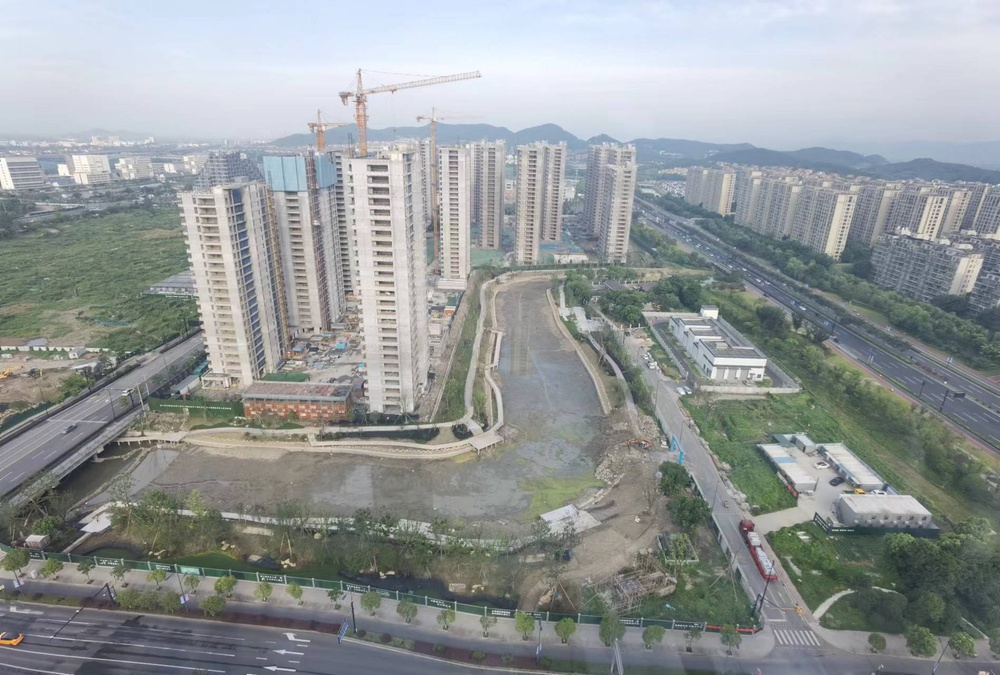
#> input picture raw_images/img1.jpg, 1000 x 675 px, shrunk from 1896 x 1280 before the run
$ python KPdrawer1_SIFT.py
#> lines starting #> are read from the running program, lines starting #| are printed output that depends on the picture; after the words box and inside, x2 and y2 are one past the last pixel; in counts of white or black regions, pixels touching at a corner belong together
#> further down, dst_img is the input picture: shape (675, 1000, 3); mean B, G, R 152.1, 151.5, 146.5
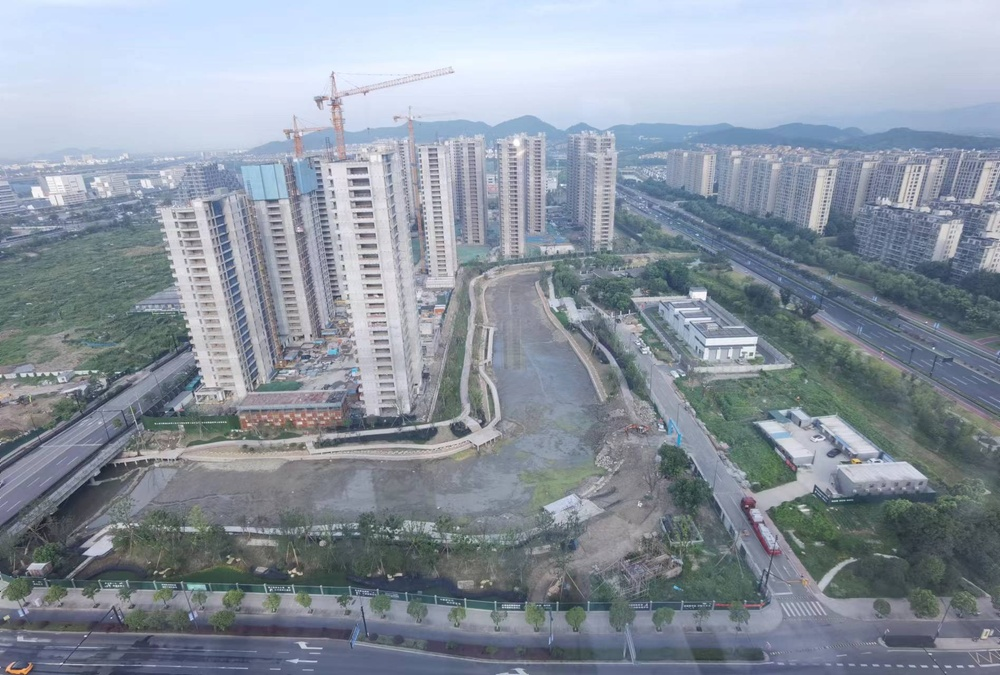
#> input picture raw_images/img2.jpg, 1000 x 675 px, shrunk from 1896 x 1280 before the run
#> further down, src_img is the input picture: shape (675, 1000, 3); mean B, G, R 159.7, 147.8, 138.3
import cv2
import numpy as np


def match_keypoints(src_img, dst_img):
    # 使用SIFT算法进行特征点检测和匹配
    sift = cv2.SIFT_create()
    ini_kp_src, des_src = sift.detectAndCompute(src_img, None)
#> ini_kp_src = 4770 keypoints; strongest (x, y, size): (700, 295, 8.2), (380, 295, 2.7), (330, 170, 1.9), (155, 572, 1.8)
    ini_kp_dst, des_dst = sift.detectAndCompute(dst_img, None)
#> ini_kp_dst = 4819 keypoints; strongest (x, y, size): (285, 566, 1.8), (711, 313, 8), (380, 282, 2.2), (350, 166, 1.9)

    # 使用FLANN匹配器进行特征点匹配
    FLANN_INDEX_KDTREE = 1
    index_params = dict(algorithm=FLANN_INDEX_KDTREE, trees=5)
    search_params = dict(checks=50)
    flann = cv2.FlannBasedMatcher(index_params, search_params)
    rawSrcQrySet = flann.knnMatch(des_src, des_dst, k=2)
#> rawSrcQrySet = 4770 matches

    # 保留匹配度较高的特征点
    good_matches = []
    for m, n in rawSrcQrySet:
        if m.distance < 0.7 * n.distance:
            good_matches.append(m)
#> after the loop, good_matches = 2556 matches

    # 提取匹配点的坐标s
    #src_pts_gd = np.float32([raw_kp1[m.queryIdx].pt for m in good_matches]).reshape(-1, 1, 2)
    #dst_pts_gd = np.float32([raw_kp2[m.trainIdx].pt for m in good_matches]).reshape(-1, 1, 2)

    src_pts_gd = np.float32([ini_kp_src[m.queryIdx].pt for m in good_matches]).reshape(-1, 1, 2)
#> src_pts_gd = 2556 rows, first 8: [4.67, 214.4], [6.55, 412.8], [7.06, 376.1], [7.38, 469.7], [8.17, 530.9], [8.44, 530.7], [8.51, 254.1], [9.06, 232.8]
    dst_pts_gd = np.float32([ini_kp_dst[m.trainIdx].pt for m in good_matches]).reshape(-1, 1, 2)
#> dst_pts_gd = 2556 rows, first 8: [30.08, 189.8], [16.39, 384.7], [20.6, 348.3], [9.31, 443], [11.01, 500.5], [11.01, 500.5], [30.55, 228.8], [33.07, 207.8]

    # src_pts_rw = np.float32([ini_kp_src[m.queryIdx].pt for m in raw_matches]).reshape(-1, 1, 2)
    # dst_pts_rw = np.float32([ini_kp_dst[m.trainIdx].pt for m in raw_matches]).reshape(-1, 1, 2)

    # 使用RANSAC算法找到最优的单应性矩阵
    M, mask_us = cv2.findHomography(src_pts_gd, dst_pts_gd, cv2.RANSAC, 5.0)
#> M = [[0.963, -0.0734, 40.7], [0.0549, 0.972, -19.6], [-2.87e-05, -1.7e-05, 1]]; mask_us = 2556 values, max 1 at index 0, min 0 at index 20, mean 0.973

    good_kp_src = []
    good_kp_dst = []
    for gm in good_matches:
        good_kp_src.append(ini_kp_src[gm.queryIdx])
        good_kp_dst.append(ini_kp_dst[gm.trainIdx])
#> after the loop, good_kp_dst = 2556 keypoints; strongest (x, y, size): (711, 313, 8), (350, 166, 1.9), (392, 573, 2.5), (380, 273, 2.5); good_kp_src = 2556 keypoints; strongest (x, y, size): (700, 295, 8.2), (330, 170, 1.9), (400, 574, 2.4), (95, 371, 2.2)

    raw_kp_src = []
    raw_kp_dst = []
    for m, n in rawSrcQrySet:
        raw_kp_src.append(ini_kp_src[m.queryIdx])
        raw_kp_dst.append(ini_kp_dst[m.trainIdx])  # m的distance更小，忽略n
#> after the loop, raw_kp_dst = 4770 keypoints; strongest (x, y, size): (711, 313, 8), (350, 166, 1.9), (392, 573, 2.5), (381, 292, 2.1); raw_kp_src has the same summary as ini_kp_src

    return M, mask_us, good_kp_src, good_kp_dst, raw_kp_src, raw_kp_dst


def draw_points(img, pts, r, color, p_style):
    for p in pts:
        x = int(p[0]+0.5)
        y = int(p[1]+0.5)
        if 0 == p_style:
            cv2.circle(img, (x, y), r, color, -1)
        elif 1 == p_style:
            cv2.line(img, (x-r, y-r), (x+r, y+r), color)
            cv2.line(img, (x-r, y+r), (x+r, y-r), color)
    return img


def draw_lines(img, pts, map_pts, color):
    n_Ln = min(len(pts), len(map_pts))
    for i in range(n_Ln):
        if i % 50 == 1000:
            continue
        else:
            x = int(pts[i][0] + 0.5)
            y = int(pts[i][1] + 0.5)
            xm = int(map_pts[i][0] + 0.5)
            ym = int(map_pts[i][1] + 0.5)
            # if abs(x - xm) < 100 and abs(y - ym) < 100:
            cv2.line(img, (x, y), (xm, ym), color)
    return img

def draw_pt_raw_gd_us(img, b2gray, pt_rw, pt_gd, pt_us, p_style):
    if 1 == b2gray:
        img = cv2.cvtColor(img, cv2.COLOR_RGB2GRAY)

    if len(img.shape) == 2:
        img_clr = cv2.cvtColor(img, cv2.COLOR_GRAY2RGB)
        for i in range(img_clr.shape[0]):
            for j in range(img_clr.shape[1]):
                for k in range(img_clr.shape[2]):
                    img_clr[i][j][k] = img[i][j]
        img = img_clr

    img = draw_points(img, pt_rw, 2, (255, 0, 0), p_style)  # BGR
    img = draw_points(img, pt_gd, 2, (0, 255, 0), p_style)
    img = draw_points(img, pt_us, 2, (0, 0, 255), p_style)
    return img


def draw_df_raw_gd_us(img, b2gray,
                      pt_rw, pt_gd, pt_us,
                      map_pt_rw, map_pt_gd, map_pt_us):
    if 1 == b2gray:
        img = cv2.cvtColor(img, cv2.COLOR_RGB2GRAY)
    if len(img.shape) == 2:
        img_clr = cv2.cvtColor(img, cv2.COLOR_GRAY2RGB)
        for i in range(img_clr.shape[0]):
            for j in range(img_clr.shape[1]):
                for k in range(img_clr.shape[2]):
                    img_clr[i][j][k] = img[i][j]
        img = img_clr

    # img = draw_lines(img, pt_rw, map_pt_rw, (255, 0, 0))  # BGR
    img = draw_lines(img, pt_gd, map_pt_gd, (0, 255, 0))
    img = draw_lines(img, pt_us, map_pt_us, (0, 0, 255))
    return img


if __name__ == "__main__":
    dst_img = cv2.imread("./raw_images/img1.jpg")
    src_img = cv2.imread("./raw_images/img2.jpg")

    M, mask_us, kp_src_gd, kp_dst_gd, kp_src_rw, kp_dst_rw = match_keypoints(src_img, dst_img)
#> kp_src_gd has the same summary as good_kp_src in match_keypoints; kp_dst_gd has the same summary as good_kp_dst in match_keypoints; kp_src_rw has the same summary as ini_kp_src in match_keypoints; kp_dst_rw has the same summary as raw_kp_dst in match_keypoints
    MI = np.linalg.inv(M)
#> MI = [[1.03, 0.0773, -40.51], [-0.0578, 1.03, 22.45], [2.87e-05, 1.97e-05, 0.999]]

# ----------------------------------------------------------------------------------------------------------

    pt_src_rw = [kp_src_rw[i].pt for i in range(len(kp_src_rw))]
#> pt_src_rw = 4770 pairs, first value 2.5 to 996.4, second value 72.81 to 672
    pt_dst_rw = [kp_dst_rw[i].pt for i in range(len(kp_dst_rw))]
#> pt_dst_rw = 4770 pairs, first value 3.03 to 997, second value 81.29 to 671.6

    pt_src_gd = [kp_src_gd[i].pt for i in range(len(kp_src_gd))]
#> pt_src_gd = 2556 pairs, first value 4.67 to 987.5, second value 84.33 to 665.3
    pt_dst_gd = [kp_dst_gd[i].pt for i in range(len(kp_dst_gd))]
#> pt_dst_gd = 2556 pairs, first value 6.68 to 996.4, second value 81.29 to 663.9

    pt_src_us = [kp_src_gd[i].pt for i, m in enumerate(mask_us) if m == 1]
#> pt_src_us = 2487 pairs, first value 4.67 to 987.5, second value 84.33 to 665.3
    pt_dst_us = [kp_dst_gd[i].pt for i, m in enumerate(mask_us) if m == 1]
#> pt_dst_us = 2487 pairs, first value 6.68 to 996.4, second value 81.29 to 663.9

    img_src_bak = src_img.copy()
    img_dst_bak = dst_img.copy()
    src_img = draw_pt_raw_gd_us(src_img, 1, pt_src_rw, pt_src_gd, pt_src_us, 0)
#> the loop in draw_points, `for p in pts:` made 4770 passes
#> (p, x, y) on passes 1 to 3: ((2.5, 484.7), 3, 485), ((2.5, 484.7), 3, 485), ((2.8, 249.3), 3, 249)
#> after the loop in draw_points, `for p in pts:`: img: shape (675, 1000, 3); mean B, G, R 158.9, 140.2, 140.2
#> call 2 of draw_points, with r = 2, color = (0, 255, 0), p_style = 0
#> the loop in draw_points (call 2), `for p in pts:` made 2556 passes
#> (p, x, y) on passes 1 to 3: ((4.67, 214.4), 5, 214), ((6.55, 412.8), 7, 413), ((7.06, 376.1), 7, 376)
#> after the loop in draw_points (call 2), `for p in pts:`:
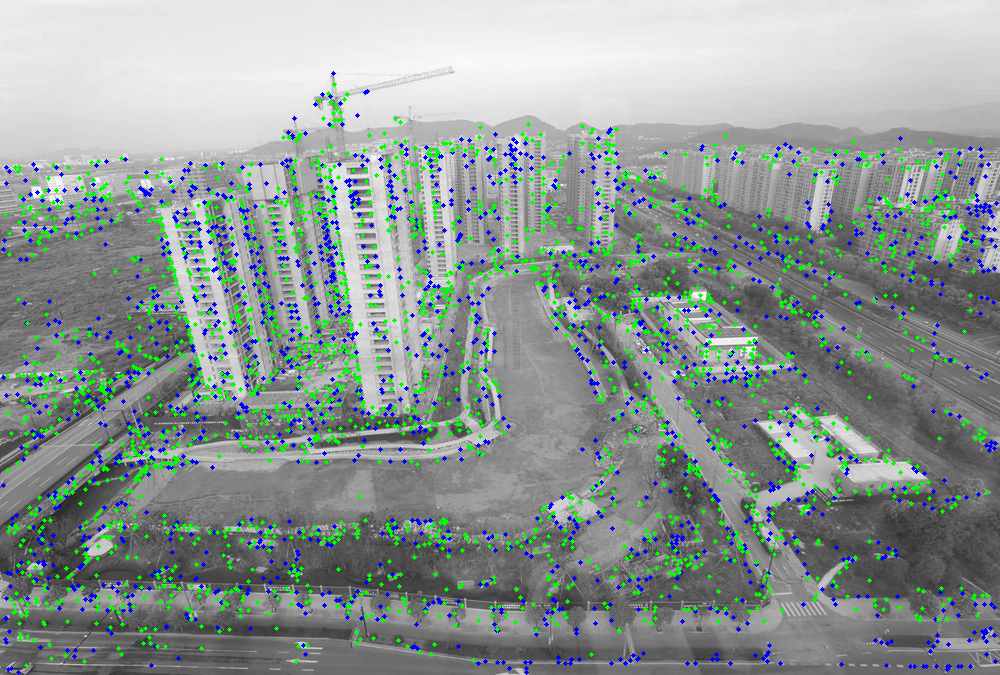
#> img: shape (675, 1000, 3); mean B, G, R 147.8, 151.3, 140.2
#> after the loop in draw_points (call 3), `for p in pts:`: img: shape (675, 1000, 3); 4.26% of pixels changed, all inside (x1, y1, x2, y2) = (3, 82, 990, 668)
    dst_img = draw_pt_raw_gd_us(dst_img, 1, pt_dst_rw, pt_dst_gd, pt_dst_us, 0)
#> after the loop in draw_points (call 4), `for p in pts:`: img: shape (675, 1000, 3); mean B, G, R 157.7, 143.4, 143.4
#> after the loop in draw_points (call 5), `for p in pts:`: img: shape (675, 1000, 3); mean B, G, R 146.8, 154.4, 143.4
#> after the loop in draw_points (call 6), `for p in pts:`: img: shape (675, 1000, 3); mean B, G, R 146.8, 143.5, 154.2
    # cv2.imshow("Dst Image Registration", dst_img)
    # cv2.waitKey(0)

# ----------------------------------------------------------------------------------------------------------

    map_pt_src_rw = [0 for i in range(len(kp_src_rw))]
    map_pt_src_gd = [0 for i in range(len(kp_src_gd))]
    map_pt_src_us = [0 for i in range(len(pt_src_us))]

    for i in range(len(pt_src_rw)):
        map_pt_src_rw[i] = np.dot(M, (pt_src_rw[i][0], pt_src_rw[i][1], 1))
    for i in range(len(pt_src_gd)):
        map_pt_src_gd[i] = np.dot(M, (pt_src_gd[i][0], pt_src_gd[i][1], 1))
    for i in range(len(pt_src_us)):
        map_pt_src_us[i] = np.dot(M, (pt_src_us[i][0], pt_src_us[i][1], 1))

    img_src_dst_cmp = img_dst_bak.copy()
    img_src_dst_cmp = draw_pt_raw_gd_us(img_src_dst_cmp, 1, map_pt_src_rw, map_pt_src_gd, map_pt_src_us, 1)
#> after the loop in draw_points (call 7), `for p in pts:`: img: shape (675, 1000, 3); mean B, G, R 156.9, 144.1, 144.1
#> after the loop in draw_points (call 8), `for p in pts:`: img: shape (675, 1000, 3); mean B, G, R 149.2, 151.8, 144.1
#> after the loop in draw_points (call 9), `for p in pts:`: img: shape (675, 1000, 3); mean B, G, R 149.2, 144.3, 151.6
    img_src_dst_cmp = draw_pt_raw_gd_us(img_src_dst_cmp, 0,     pt_dst_rw,     pt_dst_gd,     pt_dst_us, 0)
#> the loop in draw_points (call 10), `for p in pts:` made 4770 passes
#> p on passes 1 to 3: (119.9, 375.2), (517.3, 196.7), (619.6, 572.7)
#> after the loop in draw_points (call 10), `for p in pts:`:
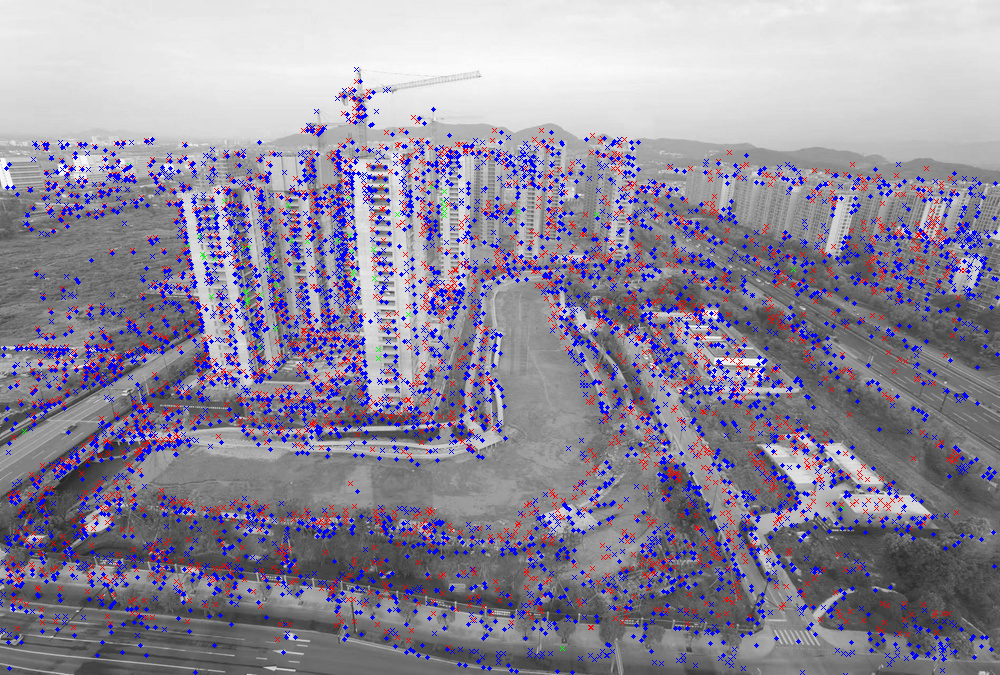
#> img: shape (675, 1000, 3); mean B, G, R 156.2, 137.4, 143.8
#> the loop in draw_points (call 11), `for p in pts:` made 2556 passes
#> after the loop in draw_points (call 11), `for p in pts:`:
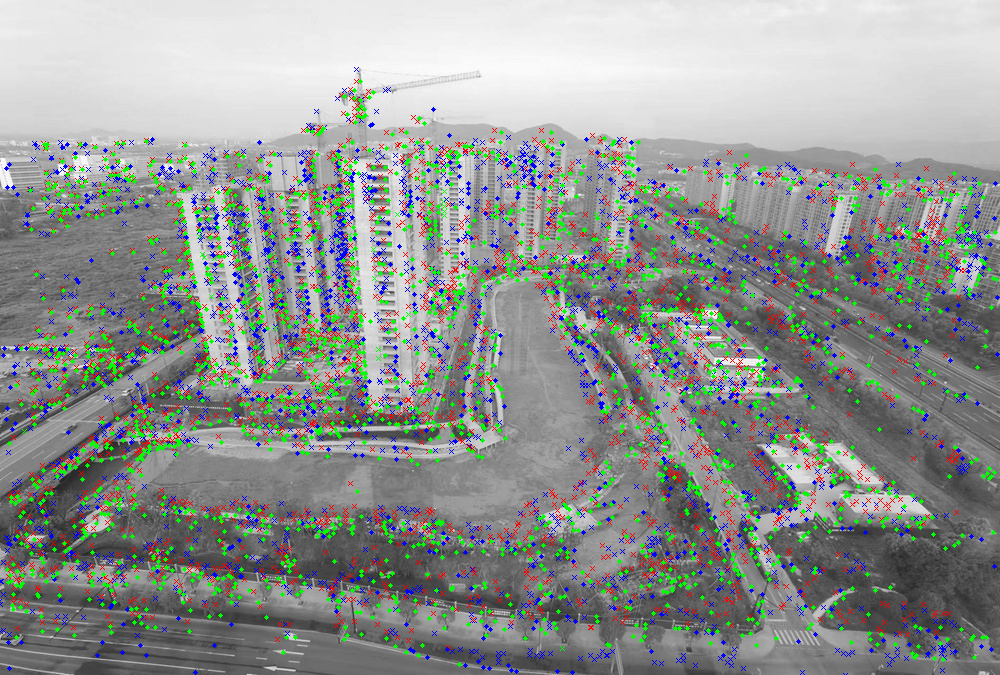
#> img: shape (675, 1000, 3); 4.29% of pixels changed, all inside (x1, y1, x2, y2) = (5, 79, 999, 667)

    img_src_dst_cmp = draw_df_raw_gd_us(img_src_dst_cmp, 0,
                                        map_pt_src_rw, map_pt_src_gd, map_pt_src_us,
                                            pt_dst_rw,     pt_dst_gd,     pt_dst_us)
#> after the loop in draw_lines, `for i in range(n_Ln):`:
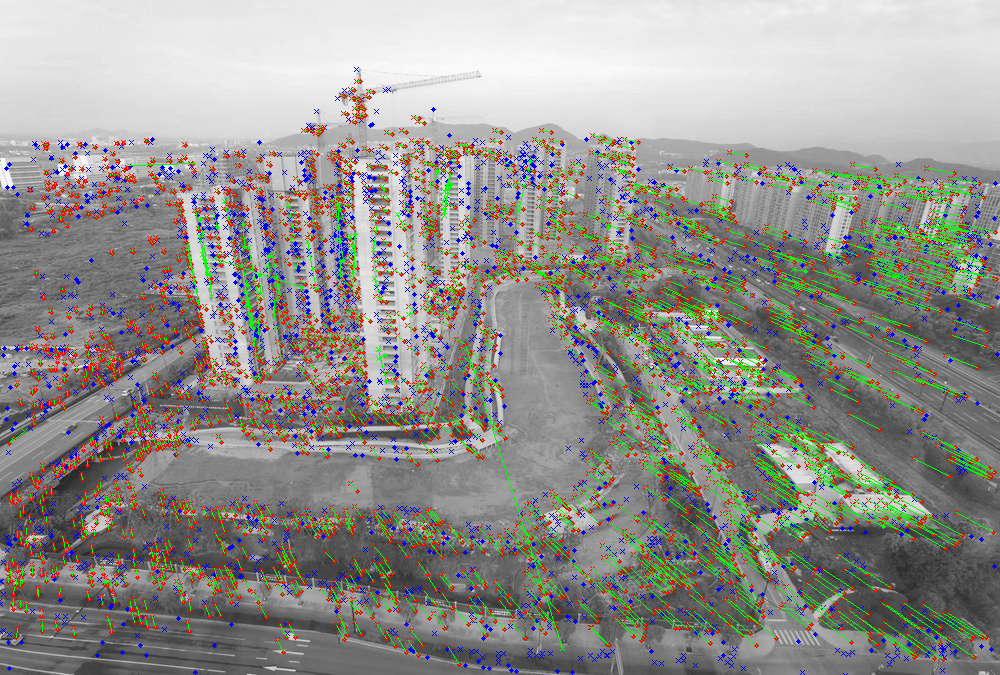
#> img: shape (675, 1000, 3); mean B, G, R 141.3, 145.1, 147.1
#> call 2 of draw_lines, with color = (0, 0, 255)
#> after the loop in draw_lines (call 2), `for i in range(n_Ln):`:
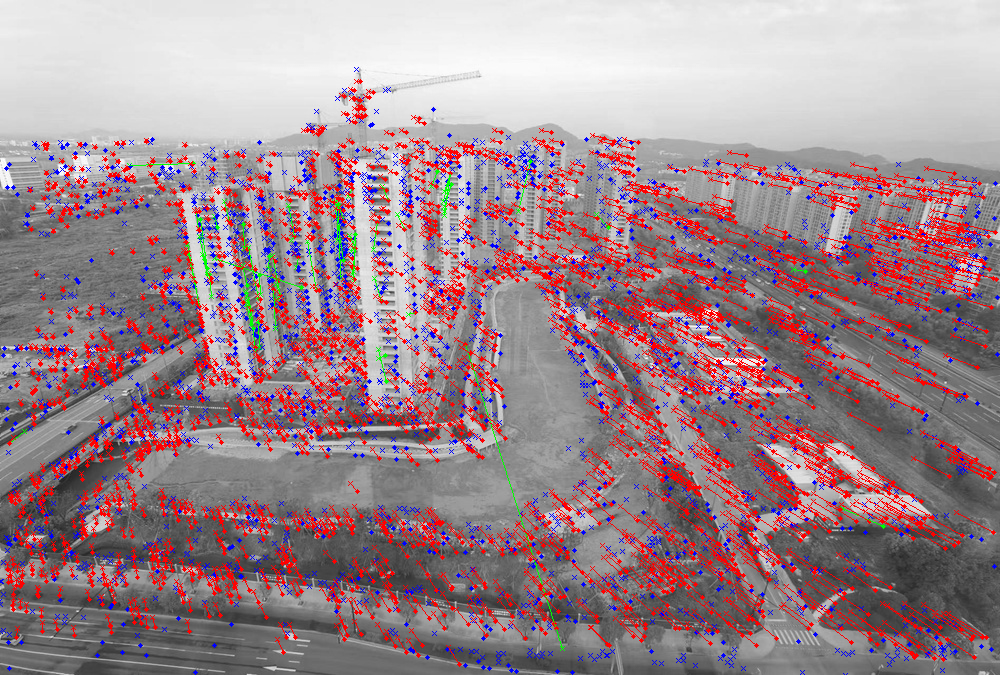
#> img: shape (675, 1000, 3); 4.15% of pixels changed, all inside (x1, y1, x2, y2) = (7, 81, 997, 665)

    # [35 lines of commented-out code are left out]

    cv2.imshow("Cmp Image Registration", img_src_dst_cmp)
    cv2.waitKey(0)

    # 拼接两张图片以展示结果
    result_image = np.hstack((src_img, dst_img))
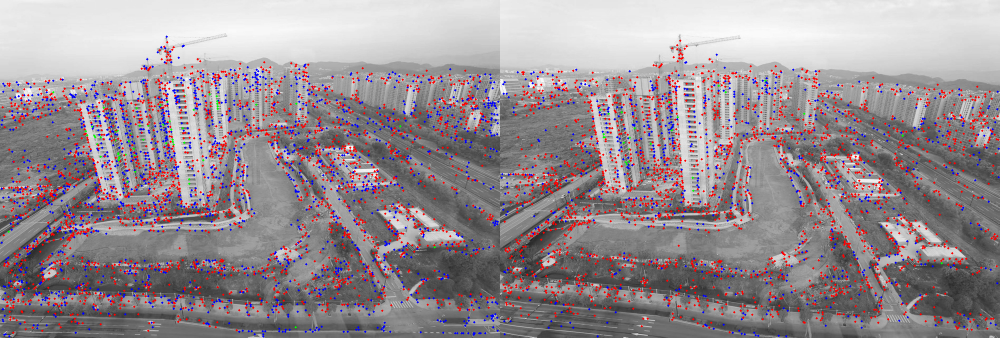
#> result_image: shape (675, 2000, 3) (shown at 1/2 size); mean B, G, R 147.3, 142, 152.7

    # 显示配准结果
    # cv2.imshow("Image Registration", result_image)
    # cv2.waitKey(0)
    cv2.destroyAllWindows()
